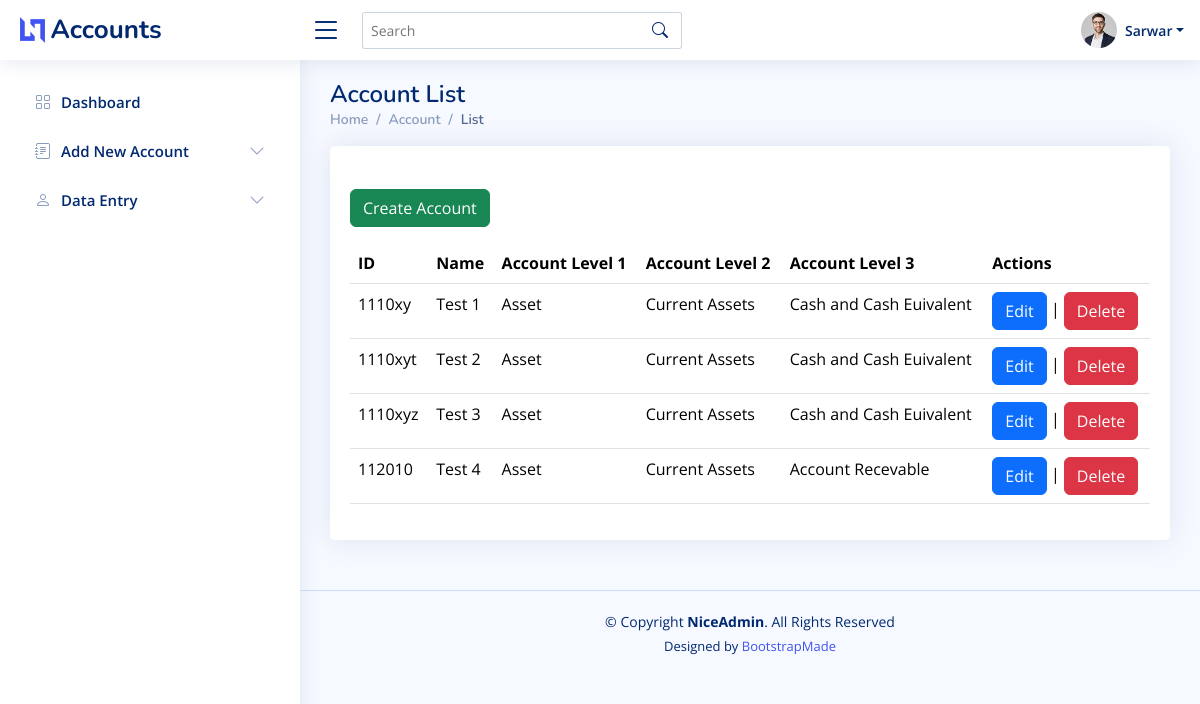
/account/list (signed in), run on an earlier commit of the app's database.
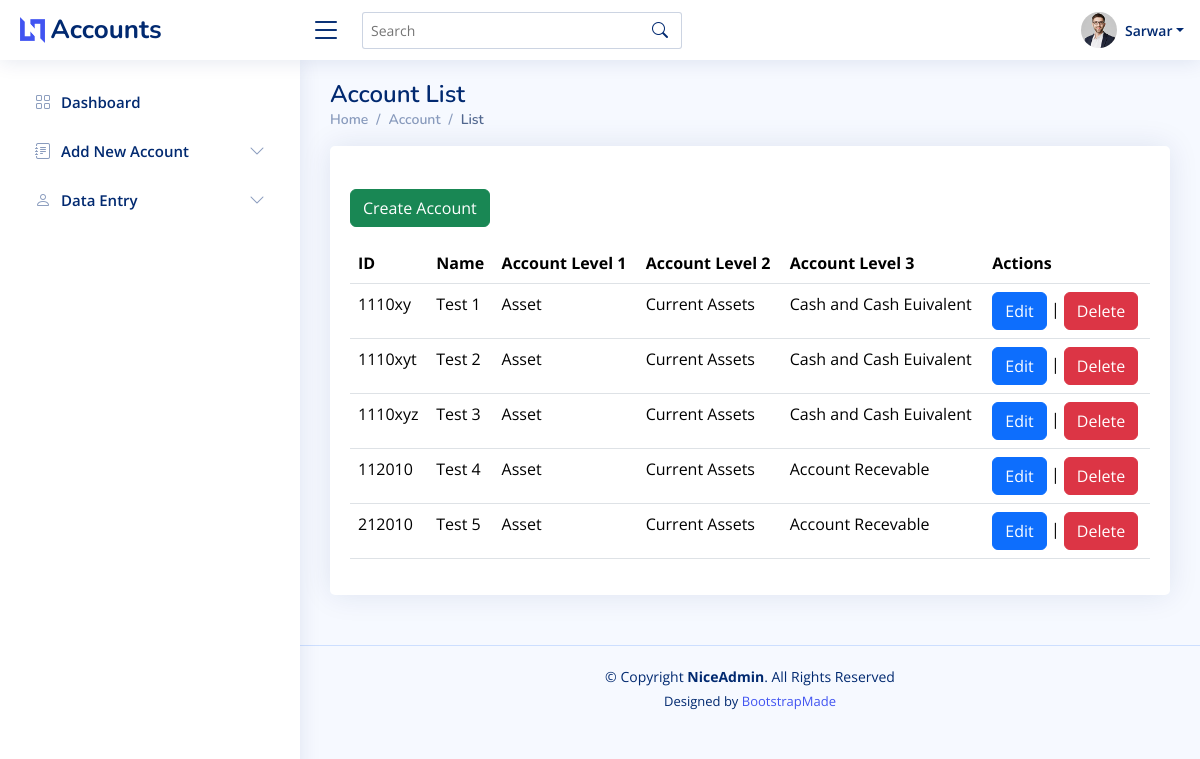
And on a later commit of the database.
### apps/accounts/models.py (models this page shows, shortened)
class Account(models.Model):
    accountID = models.CharField(primary_key=True, max_length=10)
    level1ID = models.ForeignKey(AccountLevel1, on_delete=models.CASCADE, null=True, default=None)
    level2ID = models.ForeignKey(AccountLevel2, on_delete=models.CASCADE, null=True, default=None)
    level3ID = models.ForeignKey(AccountLevel3, on_delete=models.CASCADE, null=True, default=None)
    account_code = models.CharField(max_length=3, null=True)
    name = models.CharField(max_length=255)
    company_id = models.ForeignKey(Company, on_delete=models.CASCADE, default=None, related_name='created_accounts')
    company_branch = models.ForeignKey(CompanyBranch, on_delete=models.CASCADE, default=None,
                                       related_name='created_accounts')
    created_by = models.ForeignKey(settings.AUTH_USER_MODEL, on_delete=models.CASCADE, related_name='created_accounts')
    updated_by = models.ForeignKey(settings.AUTH_USER_MODEL, on_delete=models.CASCADE, related_name='updated_accounts')
    created_at = models.DateTimeField(auto_now_add=True)
    updated_at = models.DateTimeField(auto_now=True)

class AccountLevel3(models.Model):
    level3ID = models.IntegerField(primary_key=True)
    level2ID = models.ForeignKey(AccountLevel2, on_delete=models.CASCADE)
    name = models.CharField(max_length=255)

class AccountLevel2(models.Model):
    level2ID = models.IntegerField(primary_key=True)
    level1ID = models.ForeignKey(AccountLevel1, on_delete=models.CASCADE)
    name = models.CharField(max_length=255)

class AccountLevel1(models.Model):
    level1ID = models.IntegerField(primary_key=True)
    name = models.CharField(max_length=255)

### accounting/authentication_decorators.py (the view)
    def wrapped_view(request, *args, **kwargs):
        if not request.user.is_authenticated:
            return redirect('login')  # Replace 'login' with the name of your login URL
        return view_func(request, *args, **kwargs)

### apps/accounts/views.py (called while the page is built)
@authentication_required
def account_list(request):
    user = request.user
    accounts = Account.objects.filter(company_id=user.company, company_branch=user.company_branch)
    context = {
        'first_name': user.first_name,
        'last_name': user.last_name,
        'company': user.company,
        'company_branch': user.company_branch,
        'accounts': accounts,
    }
    return render(request, 'accounts/account_list.html', {'context': context})

### templates/accounts/account_list.html (shortened to what this page needs)
{% extends 'base.html' %}
{% block content %}
    <main id="main" class="main">
        <div class="pagetitle">
            <h1>Account List</h1>
            <nav>
                <ol class="breadcrumb">
                    <li class="breadcrumb-item"><a href="{% url 'dashboard' %}">Home</a></li>
                    <li class="breadcrumb-item">Account</li>
                    <li class="breadcrumb-item active">List</li>
                </ol>
            </nav>
        </div>
        <section class="section">
            <div class="row">
                <div class="col-lg-12">
                    <div class="card">
                        <div class="card-body">
                            <h5 class="card-title"></h5>
                            <div class="text-start mb-3">
                                <a class="btn btn-success" href="{% url 'account-create' %}">Create Account</a>
                            </div>
                            <table class="display table datatable">
                                <thead>
                                <tr>
                                    <th>ID</th>
                                    <th>Name</th>
                                    <th>Account Level 1</th>
                                    <th>Account Level 2</th>
                                    <th>Account Level 3</th>
                                    <th>Actions</th>
                                </tr>
                                </thead>
                                <tbody>
                                {% for account in context.accounts %}
                                    <tr>
                                        <td>{{ account.accountID }}</td>
                                        <td>{{ account.name }}</td>
                                        <td>{{ account.level3ID.level2ID.level1ID.name }}</td>
                                        <td>{{ account.level3ID.level2ID.name }}</td>
                                        <td>{{ account.level3ID.name }}</td>
                                        <td>
                                            <a class="btn btn-primary"
                                               href="{% url 'edit-account' account.accountID %}">Edit</a> |
                                            <a class="btn btn-danger"
                                               href="{% url 'delete-account' account.accountID %}">Delete</a>
                                        </td>
                                    </tr>
                                {% endfor %}
                                </tbody>
                            </table>
                        </div>
                    </div>
                </div>
            </div>
        </section>
    </main>
{% endblock %}

What changed in the data, as far as the page shows it:
added Account: accountID "212010", name "Test 5", level3ID.level2ID.level1ID.name "Asset", level3ID.level2ID.name "Current Assets", level3ID.name "Account Recevable"
